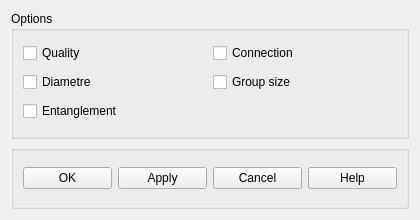
<?xml version="1.0" encoding="UTF-8"?>
<ui version="4.0">
 <class>IterInfo</class>
 <widget class="QDialog" name="IterInfo">
  <property name="geometry">
   <rect>
    <x>0</x>
    <y>0</y>
    <width>420</width>
    <height>220</height>
   </rect>
  </property>
  <property name="sizePolicy">
   <sizepolicy hsizetype="Fixed" vsizetype="Fixed">
    <horstretch>0</horstretch>
    <verstretch>0</verstretch>
   </sizepolicy>
  </property>
  <property name="windowTitle">
   <string>Information on a mesh</string>
  </property>
  <property name="autoFillBackground">
   <bool>true</bool>
  </property>
  <layout class="QGridLayout" name="gridLayout_2">
   <item row="0" column="0" rowspan="2" colspan="2">
    <widget class="QGroupBox" name="GBOptions">
     <property name="title">
      <string>Options</string>
     </property>
     <layout class="QGridLayout" name="gridLayout">
      <item row="0" column="0">
       <widget class="QCheckBox" name="CBQuality">
        <property name="text">
         <string>Quality</string>
        </property>
       </widget>
      </item>
      <item row="0" column="1">
       <widget class="QCheckBox" name="CBConnection">
        <property name="text">
         <string>Connection</string>
        </property>
       </widget>
      </item>
      <item row="1" column="0">
       <widget class="QCheckBox" name="CBDiametre">
        <property name="text">
         <string>Diametre</string>
        </property>
       </widget>
      </item>
      <item row="1" column="1">
       <widget class="QCheckBox" name="CBBlockSize">
        <property name="text">
         <string>Group size</string>
        </property>
       </widget>
      </item>
      <item row="2" column="0" colspan="2">
       <widget class="QCheckBox" name="CBEntanglement">
        <property name="text">
         <string>Entanglement</string>
        </property>
       </widget>
      </item>
     </layout>
    </widget>
   </item>
   <item row="2" column="0" colspan="2">
    <widget class="QGroupBox" name="GroupButtons">
     <property name="title">
      <string/>
     </property>
     <layout class="QGridLayout">
      <property name="margin">
       <number>9</number>
      </property>
      <property name="spacing">
       <number>6</number>
      </property>
      <item row="0" column="4">
       <widget class="QPushButton" name="buttonHelp">
        <property name="text">
         <string>Help</string>
        </property>
        <property name="autoDefault">
         <bool>false</bool>
        </property>
       </widget>
      </item>
      <item row="0" column="1">
       <widget class="QPushButton" name="buttonApply">
        <property name="text">
         <string>Apply</string>
        </property>
        <property name="autoDefault">
         <bool>false</bool>
        </property>
       </widget>
      </item>
      <item row="0" column="0">
       <widget class="QPushButton" name="buttonOk">
        <property name="text">
         <string>OK</string>
        </property>
        <property name="autoDefault">
         <bool>false</bool>
        </property>
       </widget>
      </item>
      <item row="0" column="2">
       <widget class="QPushButton" name="buttonCancel">
        <property name="text">
         <string>Cancel</string>
        </property>
        <property name="autoDefault">
         <bool>false</bool>
        </property>
       </widget>
      </item>
     </layout>
    </widget>
   </item>
  </layout>
 </widget>
 <resources/>
 <connections/>
</ui>
